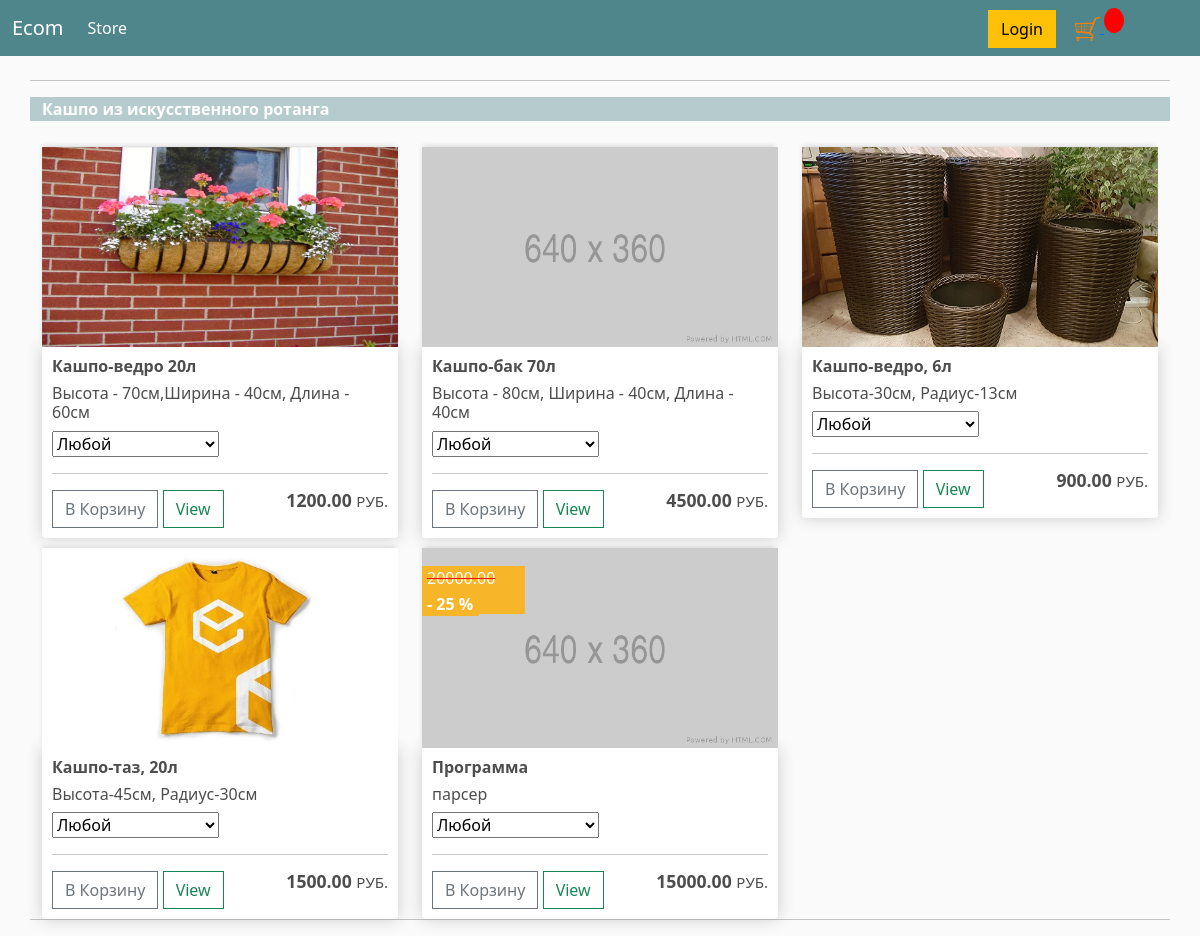
Page /category/1/ on the committed database.
### store/models.py (models this page shows, shortened)
class Product(models.Model):
    name = models.CharField(max_length=200)
    price = models.FloatField()
    description = models.CharField(max_length=200,null=True, blank=True)
    is_active = models.BooleanField(default=False)
    image = models.ImageField(null=True, blank=True)
    category = models.ForeignKey(Category, on_delete=models.PROTECT)
    digital = models.BooleanField(default=False,null=True,blank=False)
    discount = models.IntegerField(default=0,null=True,blank=False)
    price_without_discount = models.FloatField(null=True,blank=False)
    @property
    def imageURL(self):
        try:
            url = self.image.url
        except:
            url='../../img/placeholder.png'
        return url

class Category(models.Model):
    name = models.CharField(max_length=200, blank=True, null=True, default=None)
    def __str__(self):
        return self.name

### store/views.py (the view)
# urls.py: path('category/<int:pk>/', views.get_by_category, name="get_by_category")
def get_by_category(request,pk):
    products_by_category = Product.objects.filter(category=pk)
    return render(request, 'store/category.html',locals())

### store/templates/store/category.html
{% extends 'store/main.html' %}
{% load static %}
{% block content %}
<div class="row">
    <hr>
    <p class="category-title">{{ products_by_category.0.category  }}</p>
    {% for p in products_by_category %}
        {% include "./product-item-category.html" %}
    {% endfor %}
    <hr>
</div>
{% endblock content %}

### store/templates/store/product-item-category.html (shortened to what this page needs)
{% load static %}
<div class="col-lg-4 product-cart">
    <img class="thumbnail product-image" src="{{ p.imageURL}}">
    {% if p.discount %}
    <div class="discount-price-container">
            {{ p.price_without_discount|floatformat:2 }} руб.
    </div>
    <div class="discount-container">
        <span>- {{p.discount}} %</span>
    </div>
    {% endif %}
    <div class="box-element product">
        <h6><strong>{{ p.name }}</strong></h6>
        <h6>{{ p.description }}</h6>
        {% if p.category.id == 1 %}
        <p><select id="color_{{ p.id }}" name="color">
            <option value="Любой">Любой</option>
        </select></p>
        {% else %}
        <p><select id="color_{{ p.id }}" name="color">
            <option value="Черный">Черный</option>
            <option value="Белый">Белый</option>
            <option value="Коричневый">Коричневый</option>
        </select></p>
        {% endif %}
        <hr>
        <button data-product="{{ p.id }}" data-action='add' class="btn btn-outline-secondary add-btn update-cart">В
            Корзину
        </button>
        <a class="btn btn-outline-success" href="#">View</a>
        <h4 style="display: inline-block; float: right"><strong>{{ p.price|floatformat:2 }} </strong><span class="carrency">РУБ.</span></h4>
    </div>
</div>

### static/css/main.css (style rules this page uses)
body { background-color: hsl(0, 0%, 98%); }
h1,h2,h3,h4,h5,h6 { color:hsl(0, 0%, 30%); }
.box-element { box-shadow:hsl(0, 0%, 80%) 0 0 16px; background-color: #fff; border-radius: 4px; padding: 10px; }
.thumbnail { width: 100%; height: 200px; -webkit-box-shadow: -1px -3px 5px -2px rgba(214,214,214,1); -moz-box-shadow: -1px -3px 5px -2px rgba(214,214,214,1); box-shadow: -1px -3px 5px -2px rgba(214,214,214,1); }
.product { border-radius: 0 0 4px 4px; }
.col-lg-4, .col-lg-6, .col-lg-8, .col-lg-12 { margin-top: 10px; }
.btn { border-radius: 0; }
.category-title { background:rgba(79,134,140,0.4); font-weight: 700; color:#FFFFFF; }
@media (min-width: 1186px) { .product { height:auto; } }
@media (min-width: 1186px) { h4 { font-size: 1.1em; } }
@media (min-width: 1186px) { .carrency { font-size: 15px; } }
.discount-container { position:absolute; top:12%; background:#F7B529; width:15%; color:white; font-weight:700; padding-left:5px }
.discount-price-container { position:absolute; top:5%; background:#F7B529; width:27%; color:white; font-weight:300; padding-left:5px; text-decoration: line-through red; }
.product-cart { position:relative; }

### rows in the picture
Product: category.name "Кашпо из искусственного ротанга", imageURL (picture), name "Кашпо-ведро 20л", description "Высота - 70см,Ширина - 40см, Длина - 60см", color "Любой", price "1200.00"
Product: name "Кашпо-бак 70л", description "Высота - 80см, Ширина - 40см, Длина - 40см", color "Любой", price "4500.00"
Product: imageURL (picture), name "Кашпо-ведро, 6л", description "Высота-30см, Радиус-13см", color "Любой", price "900.00"
Product: imageURL (picture), name "Кашпо-таз, 20л", description "Высота-45см, Радиус-30см", color "Любой", price "1500.00"
Product: price_without_discount "20000.00", discount "25", name "Программа", description "парсер", color "Любой", price "15000.00"
